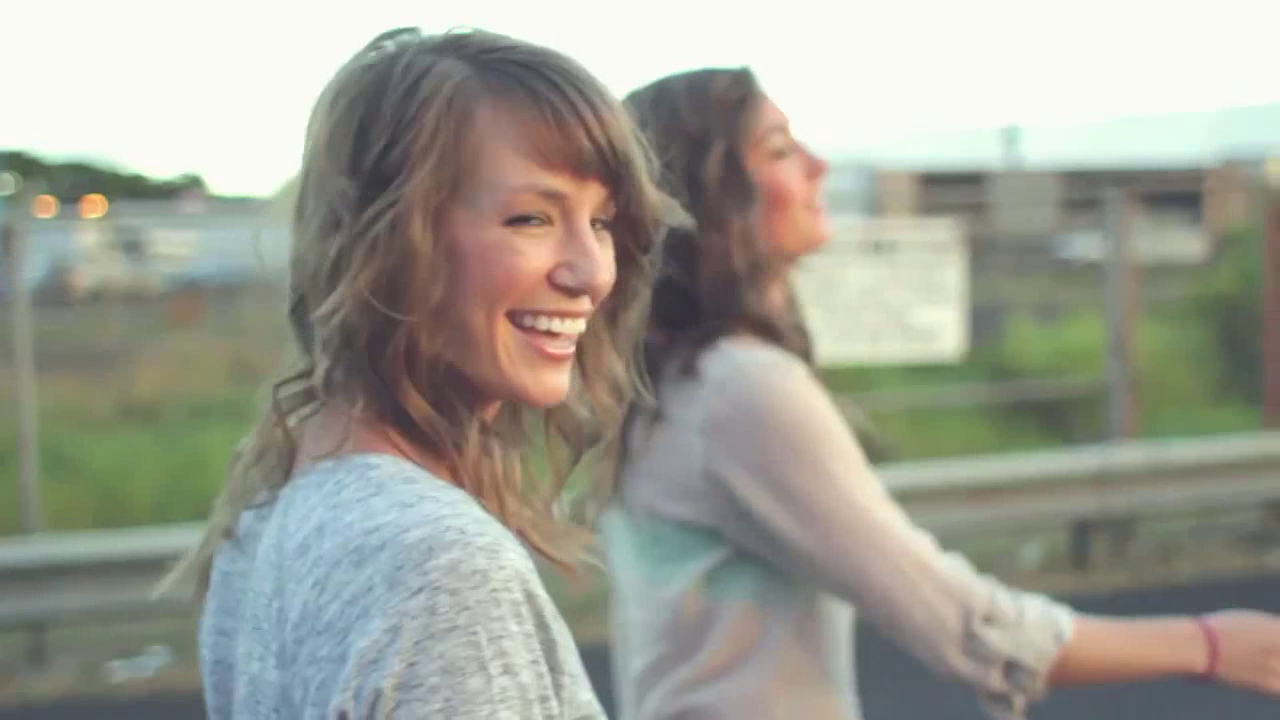
//> input picture frame 2 of faces.avi, 1280 x 720 px
$ ./videoFaceDetection   (built with g++ and OpenCV 4)
//> lines starting //> are read from the running program, lines starting //| are printed output that depends on the picture; after the words box and inside, x2 and y2 are one past the last pixel; in counts of white or black regions, pixels touching at a corner belong together
/* videoFaceDetection.cpp */
#include "opencv2/opencv.hpp"
#include <iostream>

using namespace std;
using namespace cv;

 /** Function Headers */
 Mat detectFace (Mat frame,
                 CascadeClassifier face_cascade,
                 CascadeClassifier eyes_cascade);


int main(){

    Mat frame;

    /* Loading haar cascade */
    String face_cascade_name = "haarcascade_frontalface_alt.xml";
    String eyes_cascade_name = "haarcascade_eye_tree_eyeglasses.xml";
    CascadeClassifier face_cascade;
    CascadeClassifier eyes_cascade;

    //-- 1. Load the cascades
    if (!face_cascade.load(face_cascade_name)) {
        cout << "--(!)Error loading\n";
        return -1;
    };

    if (!eyes_cascade.load(eyes_cascade_name)) {
        cout << "--(!)Error loading\n";
        return -1;
    };

    VideoCapture vcap("faces.avi");
    if (!vcap.isOpened()) {
        cout << "Error video not found";
    }

   int frame_width  =  vcap.get(CV_CAP_PROP_FRAME_WIDTH);
   int frame_height =  vcap.get(CV_CAP_PROP_FRAME_HEIGHT);

   VideoWriter video("out.avi",
                     CV_FOURCC('M','J','P','G'), 10,
                     Size(frame_width,frame_height),
                     true);

   for(;;) {
       Mat frame, faceFrame;

       vcap >> frame;
//> frame is the input picture: 720 rows x 1280 cols, CV_8UC3; mean B, G, R 147.3, 157.8, 157.6

       if (frame.empty()) break;

       faceFrame = detectFace(frame, face_cascade, eyes_cascade);
       video.write(faceFrame);
   }

  return 0;
}

/** @function detectAndDisplay */
Mat detectFace( Mat frame, CascadeClassifier face_cascade,  CascadeClassifier eyes_cascade)
{
  std::vector<Rect> faces;
  Mat frame_gray;

  cvtColor( frame, frame_gray, CV_BGR2GRAY );
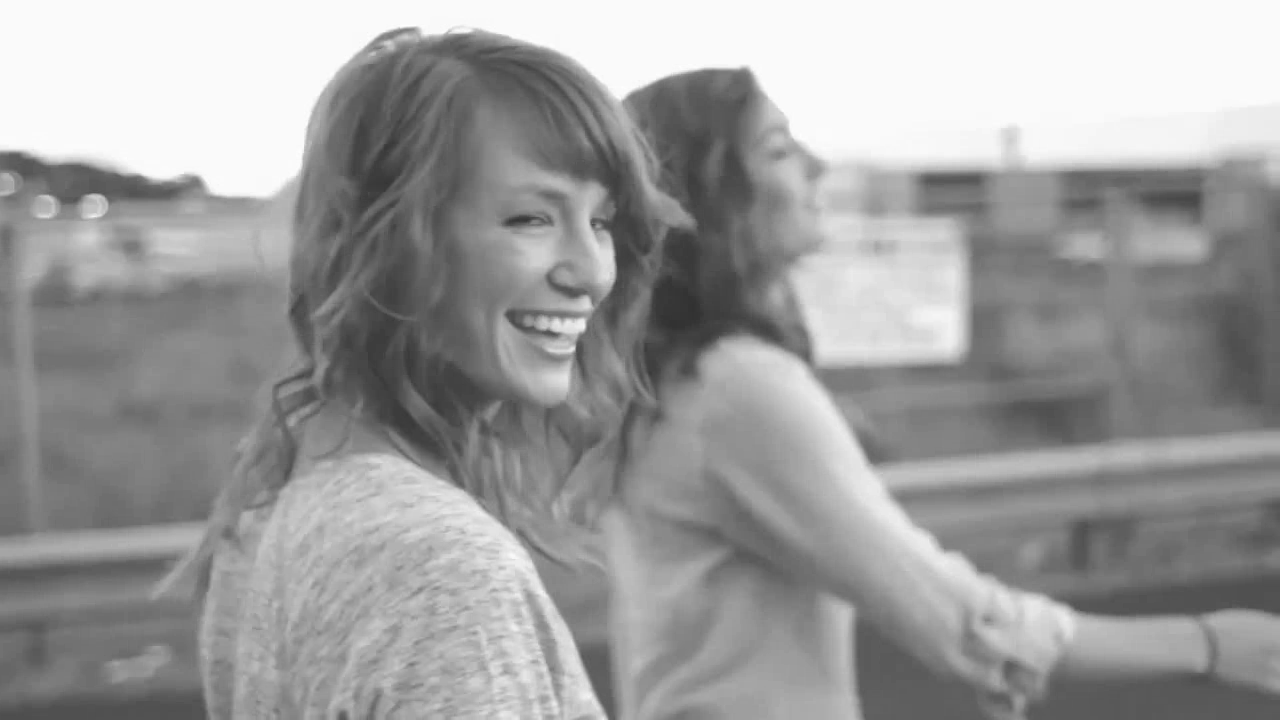
//> frame_gray: 720 rows x 1280 cols, CV_8UC1; min 49, max 255, mean 156.4
  equalizeHist( frame_gray, frame_gray );
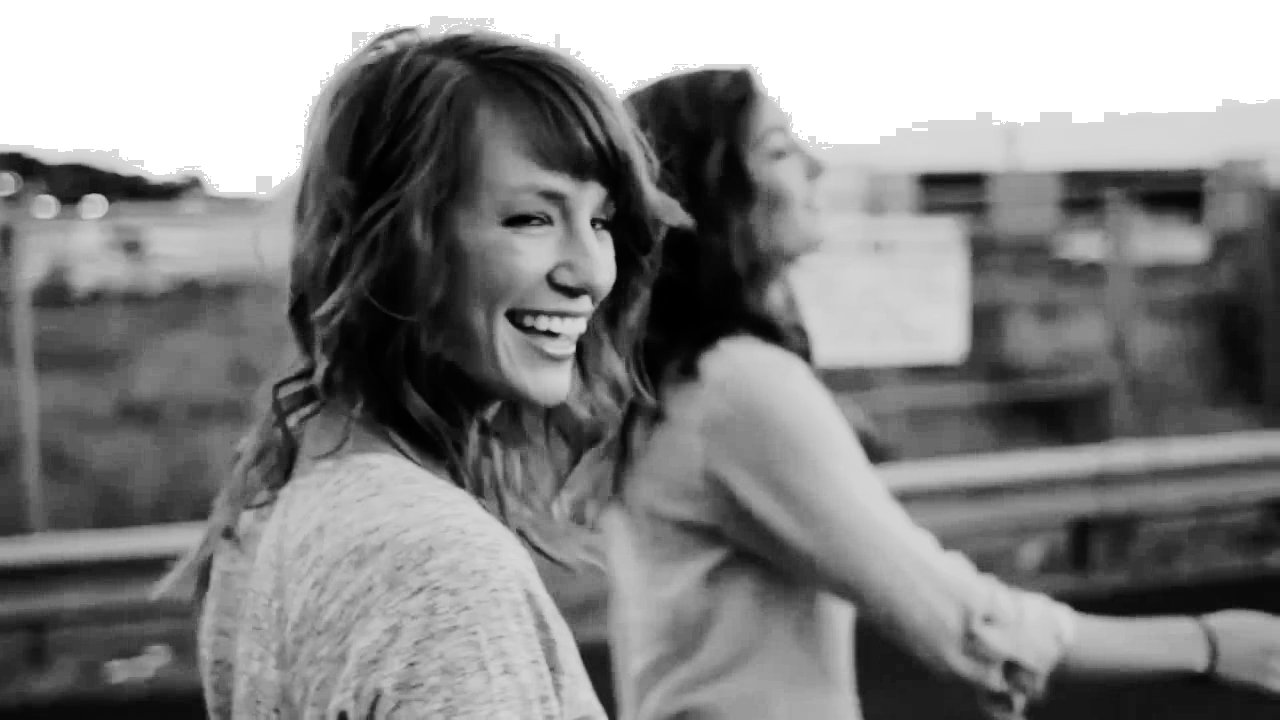
//> frame_gray: 720 rows x 1280 cols, CV_8UC1; min 0, max 255, mean 131.1

  //-- Detect faces
  face_cascade.detectMultiScale( frame_gray, faces, 1.1, 2, 0|CV_HAAR_SCALE_IMAGE, Size(30, 30) );
//> faces = 1 Rect (x, y, width, height): [462, 146, 196, 196]

  for( size_t i = 0; i < faces.size(); i++ )
  {
    Point center( faces[i].x + faces[i].width*0.5, faces[i].y + faces[i].height*0.5 );
    ellipse( frame, center, Size( faces[i].width*0.5, faces[i].height*0.5), 0, 0, 360, Scalar( 255, 0, 255 ), 4, 8, 0 );

    Mat faceROI = frame_gray( faces[i] );
    std::vector<Rect> eyes;

    //-- In each face, detect eyes
    eyes_cascade.detectMultiScale( faceROI, eyes, 1.1, 2, 0 |CV_HAAR_SCALE_IMAGE, Size(30, 30) );

    for( size_t j = 0; j < eyes.size(); j++ )
     {
       Point center( faces[i].x + eyes[j].x + eyes[j].width*0.5, faces[i].y + eyes[j].y + eyes[j].height*0.5 );
       int radius = cvRound( (eyes[j].width + eyes[j].height)*0.25 );
       circle( frame, center, radius, Scalar( 255, 0, 0 ), 4, 8, 0 );
     }
  }
//> this loop made 1 pass
//> (center, eyes) on pass 1: (Point(560, 244), 1 Rect (x, y, width, height): [26, 38, 71, 71])
//> pass 1, in detectFace, `Mat faceROI = frame_gray( faces[i] );`:
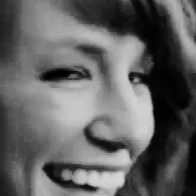
//> faceROI: 196 rows x 196 cols, CV_8UC1; min 0, max 215, mean 97.6
//> after the loop:
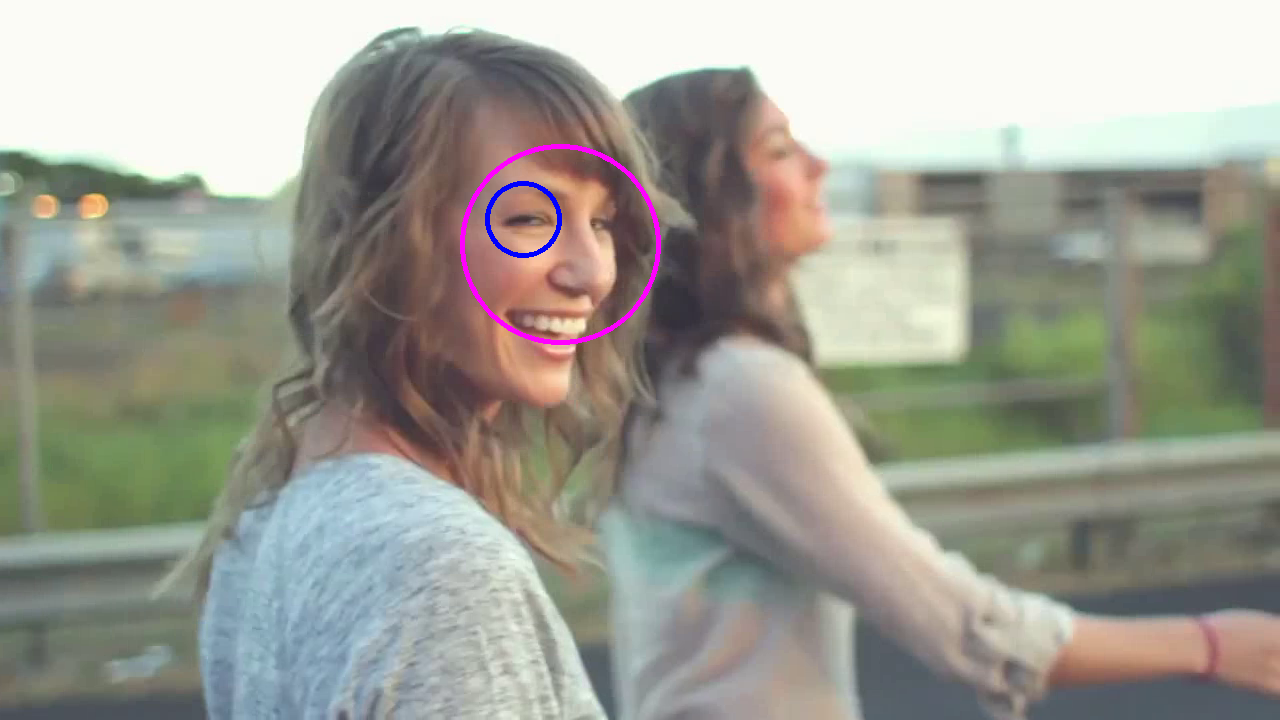
//> frame: 720 rows x 1280 cols, CV_8UC3; 0.45% of pixels changed, all inside (x1, y1, x2, y2) = (460, 144, 661, 345)
  //-- Show what you got
  return frame;
 }

$ run again, starting later in the video
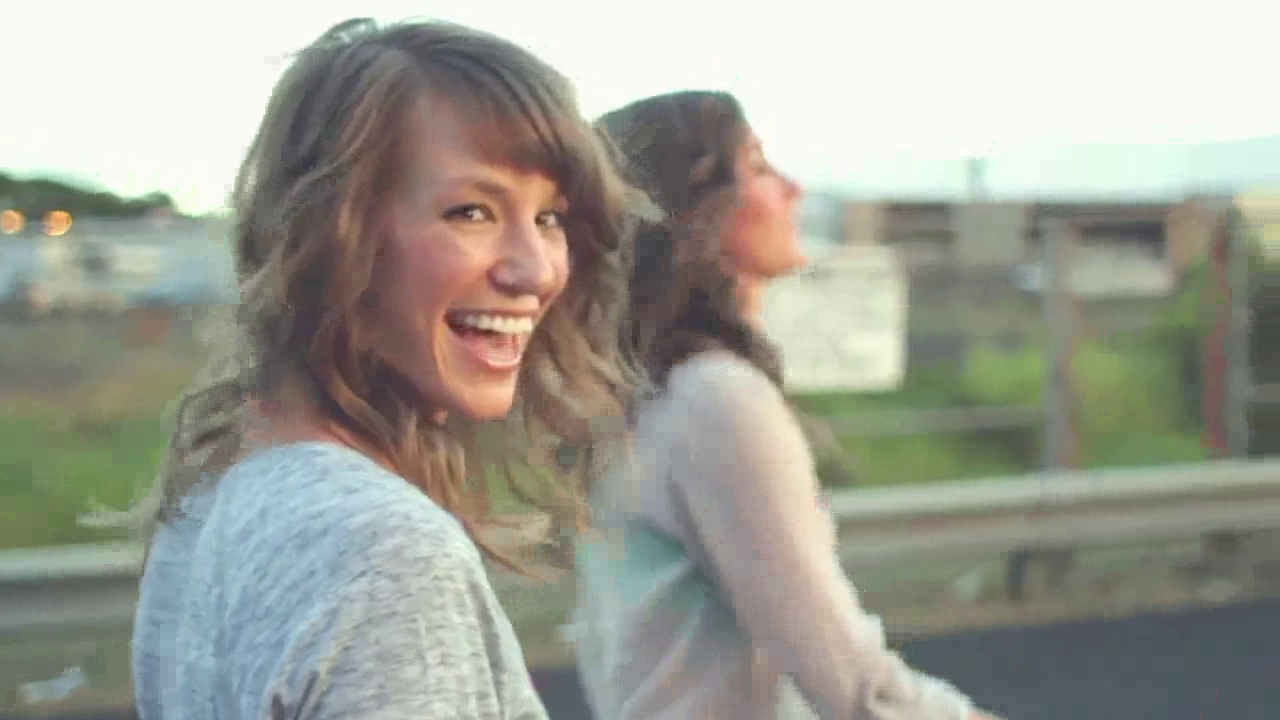
//> input picture frame 11 of faces.avi, 1280 x 720 px
//> frame is the input picture: 720 rows x 1280 cols, CV_8UC3; mean B, G, R 148.5, 158.6, 158.1
//> faces = 1 Rect (x, y, width, height): [411, 143, 194, 194]
//> the loop in detectFace, `for( size_t i = 0; i < faces.size(); i++ )` made 1 pass
//> center on pass 1: Point(508, 240)
//> pass 1, in detectFace, `Mat faceROI = frame_gray( faces[i] );`:
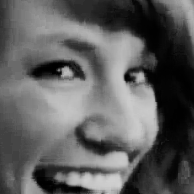
//> faceROI: 194 rows x 194 cols, CV_8UC1; min 0, max 208, mean 94.6
//> after the loop in detectFace, `for( size_t i = 0; i < faces.size(); i++ )`:
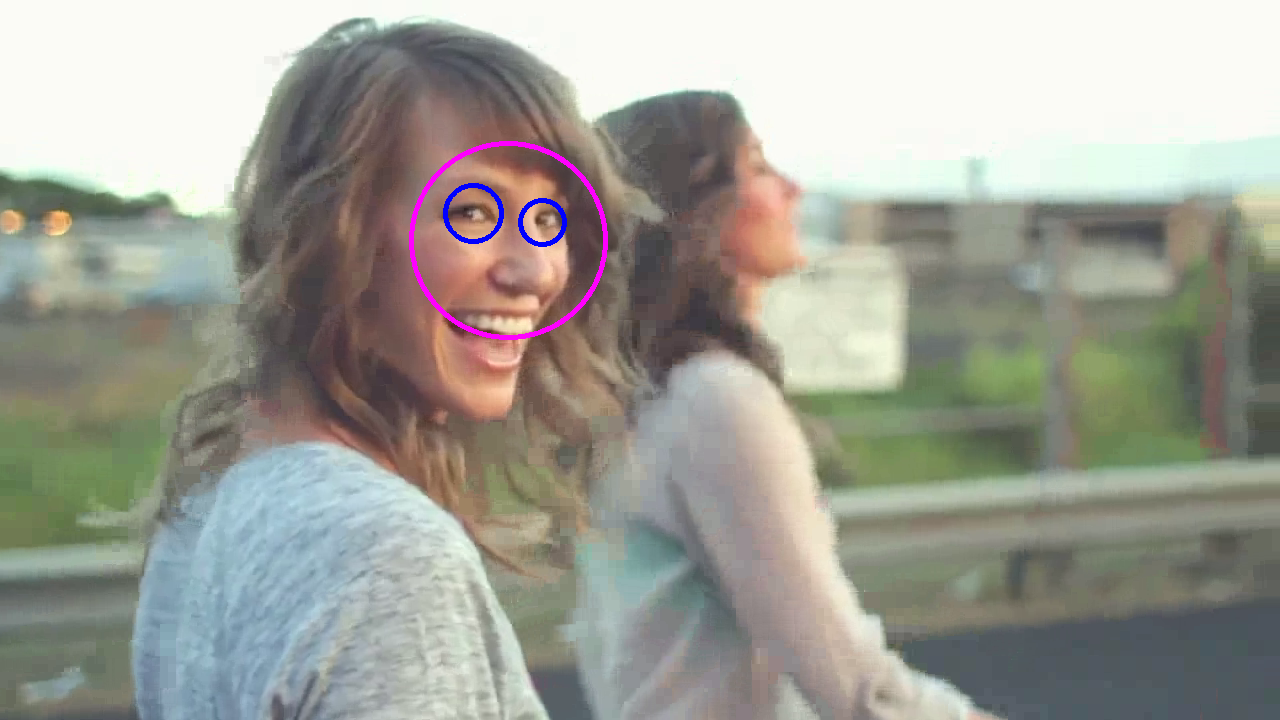
//> frame: 720 rows x 1280 cols, CV_8UC3; 0.5% of pixels changed, all inside (x1, y1, x2, y2) = (409, 141, 608, 340)

$ run again, starting later in the video
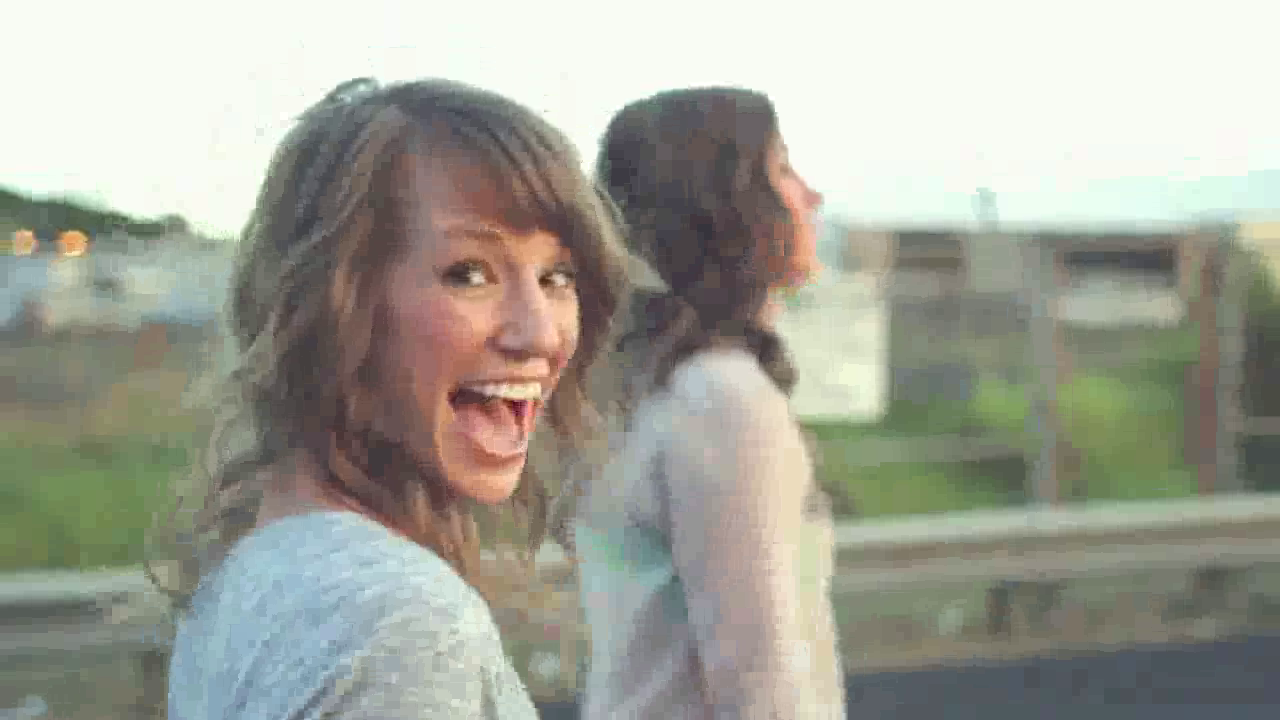
//> input picture frame 20 of faces.avi, 1280 x 720 px
//> frame is the input picture: 720 rows x 1280 cols, CV_8UC3; mean B, G, R 151, 162.2, 161.3
//> faces = 1 Rect (x, y, width, height): [401, 196, 217, 217]
//> the loop in detectFace, `for( size_t i = 0; i < faces.size(); i++ )` made 1 pass
//> (center, eyes) on pass 1: (Point(509, 304), 1 Rect (x, y, width, height): [32, 45, 70, 70])
//> pass 1, in detectFace, `Mat faceROI = frame_gray( faces[i] );`:
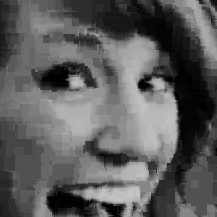
//> faceROI: 217 rows x 217 cols, CV_8UC1; min 0, max 199, mean 92.6
//> after the loop in detectFace, `for( size_t i = 0; i < faces.size(); i++ )`:
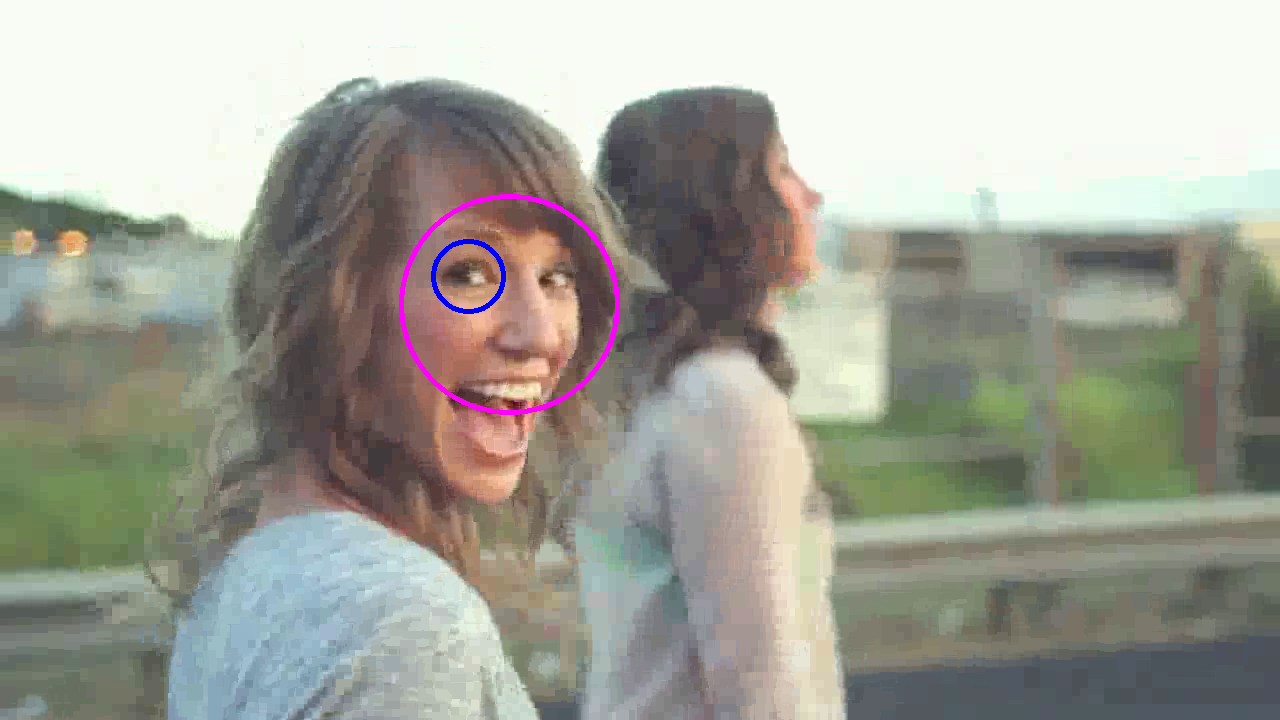
//> frame: 720 rows x 1280 cols, CV_8UC3; 0.49% of pixels changed, all inside (x1, y1, x2, y2) = (399, 194, 620, 415)
